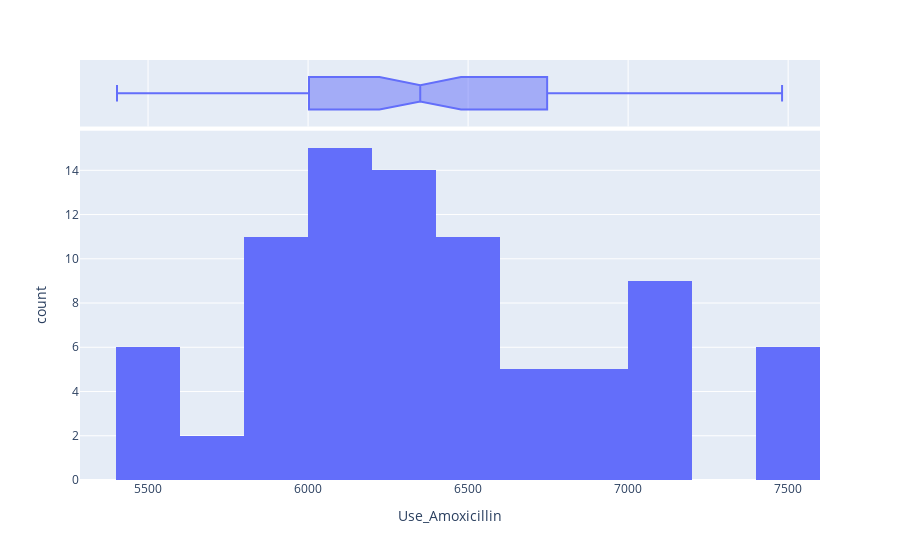

The notebook cell this image was saved under:
### Code cell
plot = px.histogram(df, x=df.Use_Amoxicillin, marginal='box')
plot.show()

### Figure 1 — Plotly figure (JSON) as saved in the notebook; plotly's stock layout.template omitted (floating-point values rounded to 4 significant figures)
{"data": [{"alignmentgroup": "True", "bingroup": "x", "hovertemplate": "Use_Amoxicillin=%{x}<br>count=%{y}<extra></extra>", "legendgroup": "", "marker": {"color": "#636efa", "pattern": {"shape": ""}}, "name": "", "offsetgroup": "", "orientation": "v", "showlegend": false, "type": "histogram", "x": [5935, 6835, 7481, 6354, 6006, 6804, 6600, 5740, 5840, 5944, 5403, 6372, 6411, 6085, 5935, 6006, 6133, 7446, 5408, 6940, 5839, 5938, 6483, 6249, 6935, 5930, 6366, 5414, 6003, 5779, 6174, 6165, 7062, 7424, 6294, 6003, 5409, 5930, 6276, 7074, 6215, 6089, 7010, 6718, 6113, 6386, 7432, 6002, 6395, 6572, 6711, 7026, 7075, 6861, 7420, 6443, 5411, 6443, 7001, 7045, 6112, 7098, 6033, 6449, 6187, 5894, 5419, 6413, 7423, 6550, 6431, 6776, 6604, 5915, 5999, 6096, 6487, 6315, 6262, 7044, 6417, 6349, 6294, 6352], "xaxis": "x", "yaxis": "y"}, {"alignmentgroup": "True", "hovertemplate": "Use_Amoxicillin=%{x}<extra></extra>", "legendgroup": "", "marker": {"color": "#636efa"}, "name": "", "notched": true, "offsetgroup": "", "showlegend": false, "type": "box", "x": [5935, 6835, 7481, 6354, 6006, 6804, 6600, 5740, 5840, 5944, 5403, 6372, 6411, 6085, 5935, 6006, 6133, 7446, 5408, 6940, 5839, 5938, 6483, 6249, 6935, 5930, 6366, 5414, 6003, 5779, 6174, 6165, 7062, 7424, 6294, 6003, 5409, 5930, 6276, 7074, 6215, 6089, 7010, 6718, 6113, 6386, 7432, 6002, 6395, 6572, 6711, 7026, 7075, 6861, 7420, 6443, 5411, 6443, 7001, 7045, 6112, 7098, 6033, 6449, 6187, 5894, 5419, 6413, 7423, 6550, 6431, 6776, 6604, 5915, 5999, 6096, 6487, 6315, 6262, 7044, 6417, 6349, 6294, 6352], "xaxis": "x2", "yaxis": "y2"}], "layout": {"barmode": "relative", "legend": {"tracegroupgap": 0}, "margin": {"t": 60}, "xaxis": {"anchor": "y", "domain": [0, 1], "title": {"text": "Use_Amoxicillin"}}, "xaxis2": {"anchor": "y2", "domain": [0, 1], "matches": "x", "showgrid": true, "showticklabels": false}, "yaxis": {"anchor": "x", "domain": [0, 0.8316], "title": {"text": "count"}}, "yaxis2": {"anchor": "x2", "domain": [0.8416, 1], "matches": "y2", "showgrid": false, "showline": false, "showticklabels": false, "ticks": ""}}}
